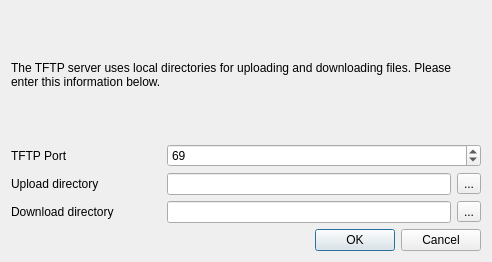
<?xml version="1.0" encoding="UTF-8"?>
<ui version="4.0">
 <class>StartTftpSeverWindow</class>
 <widget class="QDialog" name="StartTftpSeverWindow">
  <property name="geometry">
   <rect>
    <x>0</x>
    <y>0</y>
    <width>492</width>
    <height>262</height>
   </rect>
  </property>
  <property name="windowTitle">
   <string>Start TFTP Sever</string>
  </property>
  <layout class="QVBoxLayout" name="verticalLayout">
   <item>
    <widget class="QLabel" name="label">
     <property name="sizePolicy">
      <sizepolicy hsizetype="Preferred" vsizetype="Expanding">
       <horstretch>0</horstretch>
       <verstretch>0</verstretch>
      </sizepolicy>
     </property>
     <property name="minimumSize">
      <size>
       <width>0</width>
       <height>50</height>
      </size>
     </property>
     <property name="text">
      <string>The TFTP server uses local directories for uploading and downloading files. Please enter this information below.</string>
     </property>
     <property name="textFormat">
      <enum>Qt::AutoText</enum>
     </property>
     <property name="wordWrap">
      <bool>true</bool>
     </property>
    </widget>
   </item>
   <item>
    <layout class="QHBoxLayout" name="horizontalLayout_3">
     <item>
      <widget class="QLabel" name="label_4">
       <property name="sizePolicy">
        <sizepolicy hsizetype="Fixed" vsizetype="Preferred">
         <horstretch>0</horstretch>
         <verstretch>0</verstretch>
        </sizepolicy>
       </property>
       <property name="minimumSize">
        <size>
         <width>150</width>
         <height>0</height>
        </size>
       </property>
       <property name="maximumSize">
        <size>
         <width>150</width>
         <height>16777215</height>
        </size>
       </property>
       <property name="text">
        <string>TFTP Port</string>
       </property>
      </widget>
     </item>
     <item>
      <widget class="QSpinBox" name="spinBox">
       <property name="maximum">
        <number>65535</number>
       </property>
       <property name="value">
        <number>69</number>
       </property>
      </widget>
     </item>
    </layout>
   </item>
   <item>
    <layout class="QHBoxLayout" name="horizontalLayout">
     <item>
      <widget class="QLabel" name="label_2">
       <property name="sizePolicy">
        <sizepolicy hsizetype="Fixed" vsizetype="Fixed">
         <horstretch>0</horstretch>
         <verstretch>0</verstretch>
        </sizepolicy>
       </property>
       <property name="minimumSize">
        <size>
         <width>150</width>
         <height>0</height>
        </size>
       </property>
       <property name="maximumSize">
        <size>
         <width>150</width>
         <height>16777215</height>
        </size>
       </property>
       <property name="text">
        <string>Upload directory</string>
       </property>
      </widget>
     </item>
     <item>
      <widget class="QLineEdit" name="uploadLineEdit"/>
     </item>
     <item>
      <widget class="QToolButton" name="uploadToolButton">
       <property name="text">
        <string notr="true">...</string>
       </property>
      </widget>
     </item>
    </layout>
   </item>
   <item>
    <layout class="QHBoxLayout" name="horizontalLayout_2">
     <item>
      <widget class="QLabel" name="label_3">
       <property name="sizePolicy">
        <sizepolicy hsizetype="Fixed" vsizetype="Fixed">
         <horstretch>0</horstretch>
         <verstretch>0</verstretch>
        </sizepolicy>
       </property>
       <property name="minimumSize">
        <size>
         <width>150</width>
         <height>0</height>
        </size>
       </property>
       <property name="maximumSize">
        <size>
         <width>150</width>
         <height>16777215</height>
        </size>
       </property>
       <property name="text">
        <string>Download directory</string>
       </property>
      </widget>
     </item>
     <item>
      <widget class="QLineEdit" name="downloadLineEdit"/>
     </item>
     <item>
      <widget class="QToolButton" name="downloadToolButton">
       <property name="text">
        <string notr="true">...</string>
       </property>
      </widget>
     </item>
    </layout>
   </item>
   <item>
    <widget class="QDialogButtonBox" name="buttonBox">
     <property name="orientation">
      <enum>Qt::Horizontal</enum>
     </property>
     <property name="standardButtons">
      <set>QDialogButtonBox::Cancel|QDialogButtonBox::Ok</set>
     </property>
    </widget>
   </item>
  </layout>
 </widget>
 <resources/>
 <connections>
  <connection>
   <sender>buttonBox</sender>
   <signal>accepted()</signal>
   <receiver>StartTftpSeverWindow</receiver>
   <slot>accept()</slot>
   <hints>
    <hint type="sourcelabel">
     <x>248</x>
     <y>254</y>
    </hint>
    <hint type="destinationlabel">
     <x>157</x>
     <y>274</y>
    </hint>
   </hints>
  </connection>
  <connection>
   <sender>buttonBox</sender>
   <signal>rejected()</signal>
   <receiver>StartTftpSeverWindow</receiver>
   <slot>reject()</slot>
   <hints>
    <hint type="sourcelabel">
     <x>316</x>
     <y>260</y>
    </hint>
    <hint type="destinationlabel">
     <x>286</x>
     <y>274</y>
    </hint>
   </hints>
  </connection>
 </connections>
</ui>
